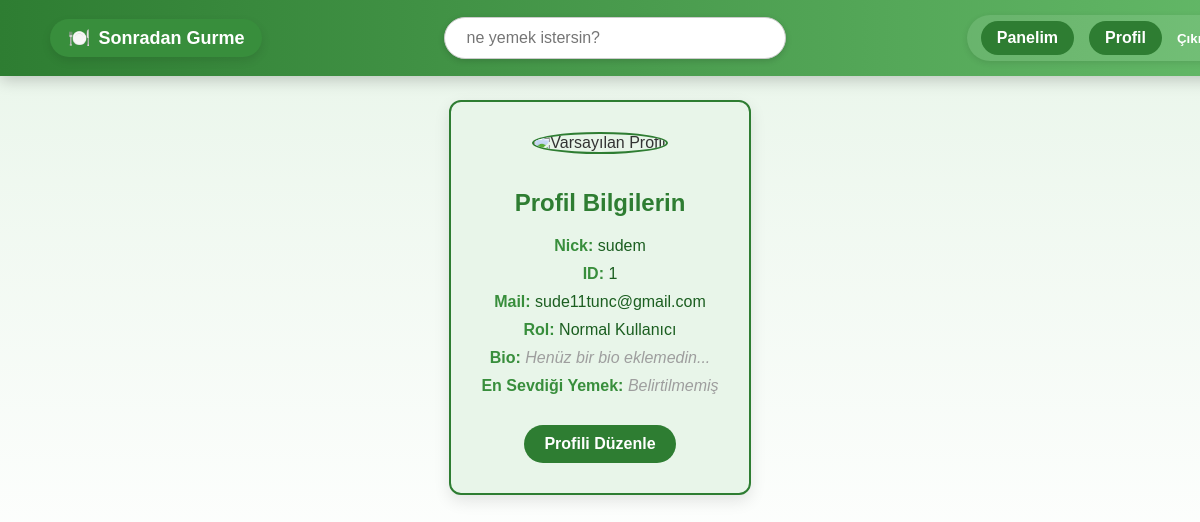
/users/profile/ (signed in), run on an earlier commit of the app's database.
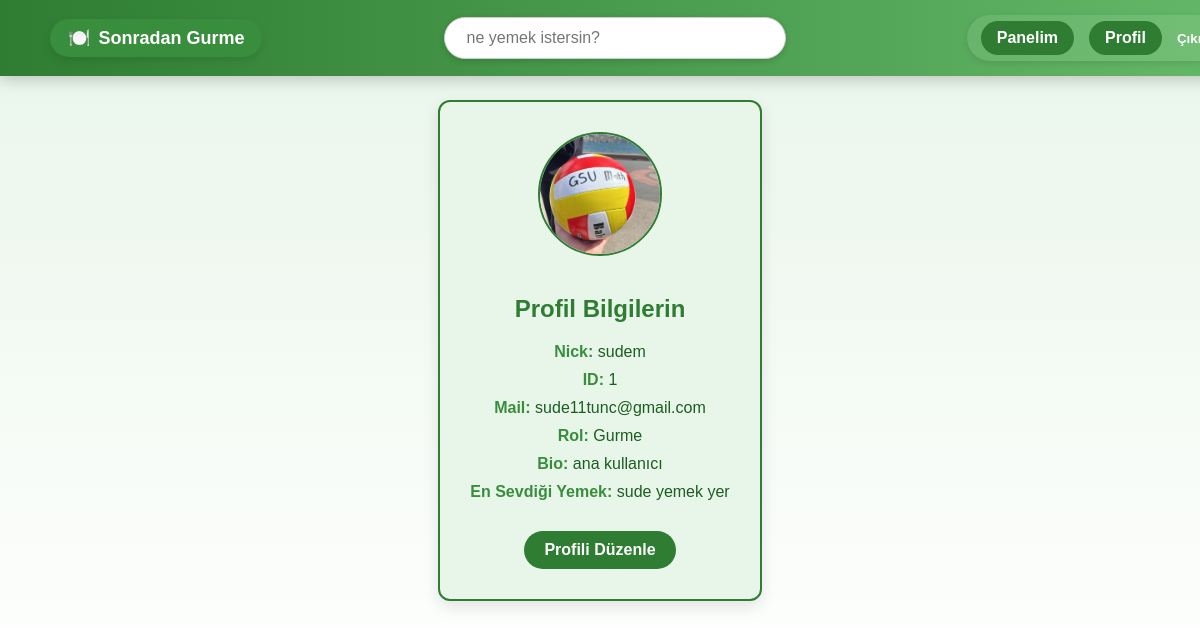
And on a later commit of the database.
### sgapp/models.py (models this page shows, shortened)
class User(AbstractUser):
    ROLE_CHOICES = (
        ('normal', 'Normal Kullanıcı'),
        ('gurme', 'Gurme'),
        ('moderator', 'Moderatör'),
    )
    role = models.CharField(max_length=10, choices=ROLE_CHOICES, default='normal')
    bio = models.TextField(blank=True)
    profile_picture = models.ImageField(upload_to='profiles/', null=True, blank=True)
    favorite_dish = models.CharField(max_length=100, blank=True, null=True)

### users/views.py (the view)
# urls.py: path('profile/', views.profile, name='profile'),
@login_required
def profile(request):
    return render(request, "users/profile.html") # id görmke için ekledik bnu

### templates/users/profile.html (shortened to what this page needs)
{% extends "base.html" %}
{% load static %}
{% block content %}
<div class="profile-box">
    {% if user.profile_picture %}
        <img src="{{ user.profile_picture.url }}" alt="Profil Fotoğrafı" class="profile-pic">
    {% else %}
        <img src="{% static 'images/default_profile.png' %}" alt="Varsayılan Profil" class="profile-pic">
    {% endif %}
    <h2>Profil Bilgilerin</h2>
    <p><strong>Nick:</strong> {{ user.username }}</p>
    <p><strong>ID:</strong> {{ user.id }}</p>
    <p><strong>Mail:</strong> {{ user.email }}</p>
    <p><strong>Rol:</strong>
        {% if user.role == "moderator" %}
            Moderatör
        {% elif user.role == "gurme" %}
            Gurme
        {% else %}
            Normal Kullanıcı
        {% endif %}
    </p>
    <p><strong>Bio:</strong>
        {% if user.bio %}
            {{ user.bio }}
        {% else %}
            <span class="empty-info">Henüz bir bio eklemedin...</span>
        {% endif %}
    </p>
    <p><strong>En Sevdiği Yemek:</strong>
        {% if user.favorite_dish %}
            {{ user.favorite_dish }}
        {% else %}
            <span class="empty-info">Belirtilmemiş</span>
        {% endif %}
    </p>
    <a href="{% url 'update_profile' %}" class="edit-btn">Profili Düzenle</a>
</div>
{% endblock %}

### templates/base.html (shortened to what this page needs)
<!DOCTYPE html>
<html lang="tr">
<head>
    {% load static %}
    <link rel="stylesheet" href="{% static 'css/styles.css' %}">
</head>
<body>
    <nav class="navbar">
        <a href="{% url 'main_page' %}" class="logo">
            🍽️ <span>Sonradan Gurme</span>
        </a>
        <div class="search-box">
            <input type="text" placeholder="ne yemek istersin?">
        </div>
        <div class="buttons">
            {% if user.is_authenticated %}
                {% if user.role == "moderator" %}
                    <a href="{% url 'moderator_panel' %}" class="btn">Panelim</a>
                {% elif user.role == "gurme" %}
                    <a href="{% url 'gurme_dashboard' %}" class="btn">Panelim</a>
                {% else %}
                    <a href="{% url 'home' %}" class="btn">Panelim</a>
                {% endif %}
                <a href="{% url 'profile' %}" class="btn">Profil</a>
                <form method="POST" action="{% url 'logout' %}" style="display:inline;">
                    <button type="submit" class="btn-outline" style="background:none; border:none; padding:0; cursor:pointer;">Çıkış Yap</button>
                </form>
            {% else %}
                <a href="{% url 'login' %}" class="btn">Giriş Yap</a>
                <a href="{% url 'register' %}" class="btn-outline">Kaydol</a>
            {% endif %}
        </div>
    </nav>
    {% block content %}
    {% endblock %}
</body>
</html>

### static/css/styles.css (style rules this page uses)
body { font-family: 'Poppins', sans-serif; background: linear-gradient(to bottom, #e8f5e9, #ffffff); color: #333; margin: 0; padding: 0; display: flex; flex-direction: column; align-items: center; }
.navbar { background: linear-gradient(to right, #2e7d32, #66bb6a); color: white; display: flex; justify-content: space-between; align-items: center; padding: 15px 50px; position: fixed; width: 100%; top: 0; left: 0; box-shadow: 0px 4px 15px rgba(0, 0, 0, 0.2); z-index: 100; }
.navbar .logo { display: inline-flex; align-items: center; gap: 8px; background-color: #388e3c; padding: 8px 18px; border-radius: 30px; font-size: 18px; font-weight: bold; color: white !important; text-decoration: none; transition: all 0.3s ease; box-shadow: 0px 4px 10px rgba(0, 0, 0, 0.1); }
.navbar .search-box { background: white; padding: 10px 15px; border-radius: 25px; border: 1px solid #ccc; width: 300px; box-shadow: 0px 2px 6px rgba(0, 0, 0, 0.1); transition: 0.3s; }
.navbar .search-box { background: white; padding: 10px 20px; border-radius: 30px; width: 300px; box-shadow: 0px 2px 6px rgba(0, 0, 0, 0.15); display: flex; align-items: center; }
.navbar .search-box input { background: transparent; border: none; outline: none; width: 100%; font-size: 16px; color: #333; }
.navbar .buttons { display: flex; gap: 15px; align-items: center; background-color: rgba(255, 255, 255, 0.1); padding: 6px 14px; border-radius: 25px; box-shadow: 0 2px 6px rgba(0, 0, 0, 0.1); }
a.btn, button.btn { background-color: #2e7d32; color: white; padding: 8px 16px; border: none; border-radius: 20px; font-weight: bold; text-decoration: none; cursor: pointer; }
a.btn-outline, button.btn-outline { background-color: transparent; color: white; border: 2px solid white; padding: 8px 16px; border-radius: 20px; font-weight: bold; text-decoration: none; cursor: pointer; transition: all 0.3s ease-in-out; }

### templates/users/profile.html (style rules this page uses)
.profile-box { background-color: #e8f5e9; border: 2px solid #2e7d32; border-radius: 12px; padding: 30px; max-width: 500px; margin: 100px auto; box-shadow: 0 6px 16px rgba(0, 0, 0, 0.1); text-align: center; font-family: 'Poppins', sans-serif; }
.profile-box h2 { color: #2e7d32; margin-bottom: 20px; }
.profile-box p { margin: 10px 0; color: #1b5e20; font-size: 16px; }
.profile-box strong { color: #388e3c; }
.profile-pic { width: 120px; height: 120px; border-radius: 50%; object-fit: cover; margin-bottom: 15px; border: 2px solid #2e7d32; }
.edit-btn { display: inline-block; margin-top: 20px; padding: 10px 20px; background-color: #2e7d32; color: white; border-radius: 20px; text-decoration: none; font-weight: bold; transition: all 0.3s ease; }

What changed in the data, as far as the page shows it:
changed User "sudem": role "normal" → "gurme" (drawn); profile_picture: picture added; bio (not shown) → "ana kullanıcı"; favorite_dish (not shown) → "sude yemek yer"
Also different on the page:
text no longer shown: "Normal Kullanıcı Henüz bir bio eklemedin... Belirtilmemiş"
text now shown: "Gurme"
